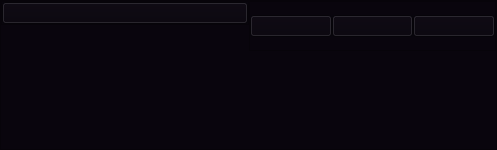
        <widget class="QFrame" name="main_header">
         <property name="minimumSize">
          <size>
           <width>497</width>
           <height>150</height>
          </size>
         </property>
         <property name="maximumSize">
          <size>
           <width>497</width>
           <height>200</height>
          </size>
         </property>
         <property name="styleSheet">
          <string notr="true">background-color:rgb(9,5,13);</string>
         </property>
         <property name="frameShape">
          <enum>QFrame::StyledPanel</enum>
         </property>
         <property name="frameShadow">
          <enum>QFrame::Raised</enum>
         </property>
         <layout class="QHBoxLayout" name="horizontalLayout_">
          <property name="spacing">
           <number>0</number>
          </property>
          <property name="sizeConstraint">
           <enum>QLayout::SetNoConstraint</enum>
          </property>
          <property name="leftMargin">
           <number>0</number>
          </property>
          <property name="topMargin">
           <number>0</number>
          </property>
          <property name="rightMargin">
           <number>0</number>
          </property>
          <property name="bottomMargin">
           <number>0</number>
          </property>
          <item alignment="Qt::AlignTop">
           <widget class="QFrame" name="headerexpand">
            <property name="minimumSize">
             <size>
              <width>248</width>
              <height>0</height>
             </size>
            </property>
            <property name="frameShape">
             <enum>QFrame::StyledPanel</enum>
            </property>
            <property name="frameShadow">
             <enum>QFrame::Raised</enum>
            </property>
            <layout class="QHBoxLayout" name="horizontalLayout_4" stretch="0">
             <property name="spacing">
              <number>0</number>
             </property>
             <property name="sizeConstraint">
              <enum>QLayout::SetDefaultConstraint</enum>
             </property>
             <property name="leftMargin">
              <number>0</number>
             </property>
             <property name="topMargin">
              <number>0</number>
             </property>
             <property name="rightMargin">
              <number>0</number>
             </property>
             <property name="bottomMargin">
              <number>0</number>
             </property>
             <item>
              <widget class="QPushButton" name="pushButton_4">
               <property name="minimumSize">
                <size>
                 <width>246</width>
                 <height>0</height>
                </size>
               </property>
               <property name="text">
                <string/>
               </property>
               <property name="icon">
                <iconset resource="icons.qrc">
                 <normaloff>:/icons/icons/align-left.svg</normaloff>:/icons/icons/align-left.svg</iconset>
               </property>
               <property name="iconSize">
                <size>
                 <width>30</width>
                 <height>40</height>
                </size>
               </property>
              </widget>
             </item>
            </layout>
           </widget>
          </item>
          <item alignment="Qt::AlignTop">
           <widget class="QFrame" name="header">
            <property name="minimumSize">
             <size>
              <width>0</width>
              <height>50</height>
             </size>
            </property>
            <property name="maximumSize">
             <size>
              <width>16777215</width>
              <height>50</height>
             </size>
            </property>
            <property name="frameShape">
             <enum>QFrame::StyledPanel</enum>
            </property>
            <property name="frameShadow">
             <enum>QFrame::Raised</enum>
            </property>
            <layout class="QHBoxLayout" name="horizontalLayout_2">
             <property name="spacing">
              <number>0</number>
             </property>
             <property name="leftMargin">
              <number>0</number>
             </property>
             <property name="topMargin">
              <number>0</number>
             </property>
             <property name="rightMargin">
              <number>0</number>
             </property>
             <property name="bottomMargin">
              <number>0</number>
             </property>
             <item>
              <widget class="QPushButton" name="pushButton">
               <property name="minimumSize">
                <size>
                 <width>82</width>
                 <height>0</height>
                </size>
               </property>
               <property name="text">
                <string/>
               </property>
               <property name="icon">
                <iconset resource="icons.qrc">
                 <normaloff>:/icons/icons/arrow-down-left.svg</normaloff>:/icons/icons/arrow-down-left.svg</iconset>
               </property>
              </widget>
             </item>
             <item>
              <widget class="QPushButton" name="pushButton_2">
               <property name="minimumSize">
                <size>
                 <width>81</width>
                 <height>0</height>
                </size>
               </property>
               <property name="text">
                <string/>
               </property>
               <property name="icon">
                <iconset resource="icons.qrc">
                 <normaloff>:/icons/icons/maximize-2.svg</normaloff>:/icons/icons/maximize-2.svg</iconset>
               </property>
              </widget>
             </item>
             <item>
              <widget class="QPushButton" name="pushButton_3">
               <property name="minimumSize">
                <size>
                 <width>82</width>
                 <height>0</height>
                </size>
               </property>
               <property name="text">
                <string/>
               </property>
               <property name="icon">
                <iconset resource="icons.qrc">
                 <normaloff>:/icons/icons/x.svg</normaloff>:/icons/icons/x.svg</iconset>
               </property>
              </widget>
             </item>
            </layout>
           </widget>
          </item>
         </layout>
        </widget>
